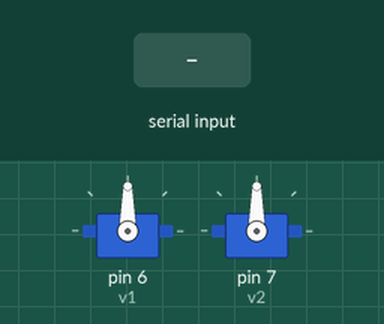
Recording of a sketch running on a simulated Arduino Uno, built with avr-gcc and run on an emulated ATmega328P. Parts: 2 × servo. Inputs (shaded band) come from the test bench.

Above: at 1.2 s.
1.3 s: "90,45\n" received over Serial
At 3.2 s:
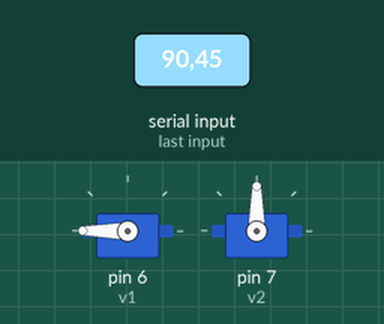
At 9.9 s:
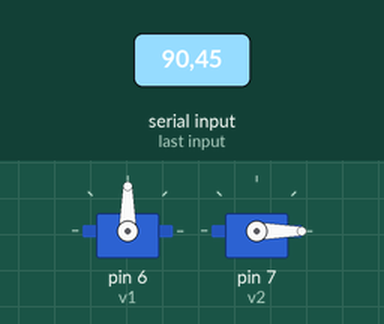
12.8 s: "0\n" received over Serial
At 19.5 s:
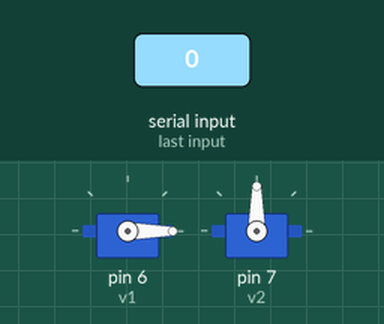
Timing chart, 0 to 21.0 s (numbered marks = the images above; inputs shaded):
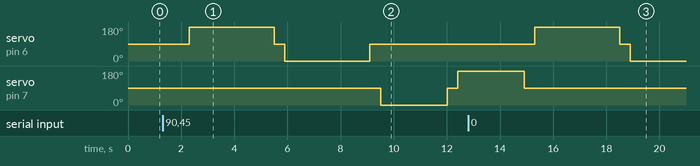

The sketch:

fincode.ino
```cpp
#include <Servo.h>
Servo v1;
Servo v2;
//180이 오른쪽(시계방향 회전)
void setup() {
  Serial.begin(9600);
  v1.attach(6);
  v2.attach(7);
}

void loop() {
  if(Serial.available() > 0) {  // 시리얼 데이터를 받을 수 있을 때
    int command = Serial.parseInt(); // 정수로 받음   위는 3200 아래는 2500
    switch (command) {
      case 0:
        v1.write(180); //BOTTLE
        delay(3200);
        v1.write(90);
        delay(400);
        v1.write(0);
        delay(3200);
        v1.write(90);
        delay(400);


        v2.write(0); //가운데로 떨구기
        delay(2500);
        v2.write(90);
        delay(400);
        v2.write(180);
        delay(2500);
        v2.write(90);
        delay(400);
        break;
      case 1:  //CAN
        v1.write(180);
        delay(3200);  //same
        v1.write(90);
        delay(400);
        v1.write(0);
        delay(3200);
        v1.write(90);
        delay(400);


        v2.write(180);
        delay(2500);
        v2.write(90);
        delay(400);
        v2.write(0);
        delay(2500);
        v2.write(90);
        delay(400);
        break;

      case 2:
        v1.write(0); //페트니깐 오른쪽으로 밀기(시계방향)
        delay(3200);   //same 끝
        v1.write(90);
        delay(400);
        v1.write(180);
        delay(3200);
        v1.write(90);
        delay(400);
        break;
    }
  }
}
```

Measured:
- after the input at 1.3 s, servo on pin 6 (v1): 90° → 180° after 1.0 s, → 90° 3.2 s later, → 0° 0.40 s later, → 90° 3.2 s later; servo on pin 7 (v2): 90° → 0° after 8.2 s, → 90° 2.5 s later, → 180° 0.40 s later
- after the input at 12.8 s, servo on pin 6 (v1): 90° → 180° after 2.5 s, → 90° 3.2 s later, → 0° 0.40 s later
